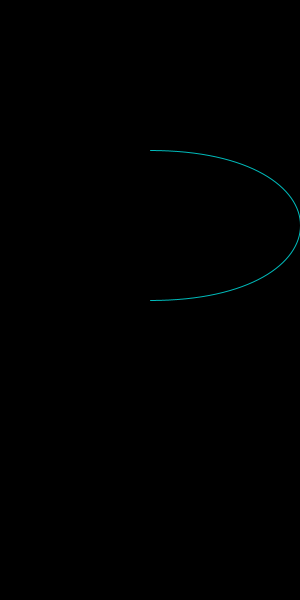
Frame 1 (no input)
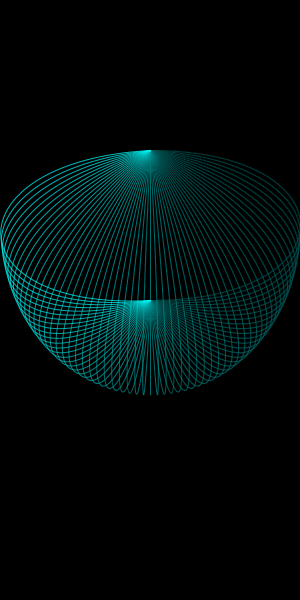
Frame 60 (the mouse pressed at the canvas centre just before this capture)
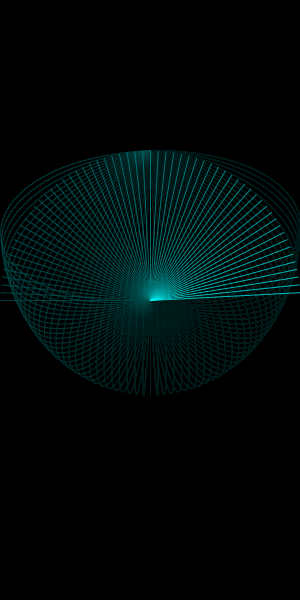
Frame 120 (the mouse held since frame 60 and released just before this capture)

The Processing sketch that drew these frames (run headless with seeded random() and noise(); from frame 60 on, the mouse is pressed at the canvas centre):

// Processing sketch: processing_20119
// ── processing_20119.pde

int pX;
int pY;
int mX;
int mY;
int rand;
color colorVar;
int ang;

void setup() {
  size(300, 600);
  colorMode(HSB,100);
  background(0);
  smooth();
  pX = width/2;
  pY = height/2;
}

void draw() {
  if (mouseX==0 && mouseY==0) {
     mouseX = width/2;
     mouseY = width/2;
   }
 
  drawBez(1, 3, 200, 200, 200, 200); 
}

void mousePressed(){
   pX = mouseX;
   pY = mouseY;
}


void mouseReleased(){
  fill(0, 5);
  rect(0, 0, width, height);
  save("offf.png");
}

void drawBez(int sW, int speed, int control1X, int control1Y, int control2X, int control2Y) {

  mX = mouseX;
  mY = mouseY;

  noFill();
  stroke(random(50, 100),100,100,75); 
  stroke(50,100,100,75); 
  
  //this does the Math for finding the points around a circle.
  //I found This Math at http://processing.org/learning/trig/
  //radX = Center of Circle X + cos(radians(ang)) * Size of the Circle
  //radY = Center of Circle Y + sin(radians(ang)) * Size of the Circle
  float radX = mouseX + cos(radians(ang)) * control1X;
  float radY = mouseY + sin(radians(ang)) * control1Y;
  
  float handX = 50 + cos(radians(ang)) * 25;
  float handY = width/2  + sin(radians(ang)) * 25;
  
  float radX2 = width/2 + cos(radians(ang)) * control2X;
  float radY2 = height/2 + sin(radians(ang)) * control2Y;
  
  
  bezier(pX, pY, radX2, radY2, radX, radY, mouseX,mouseY);
  ang = ang + speed;
  
  noStroke();
  fill(0,2);
  rect(0, 0, width, height);
}
